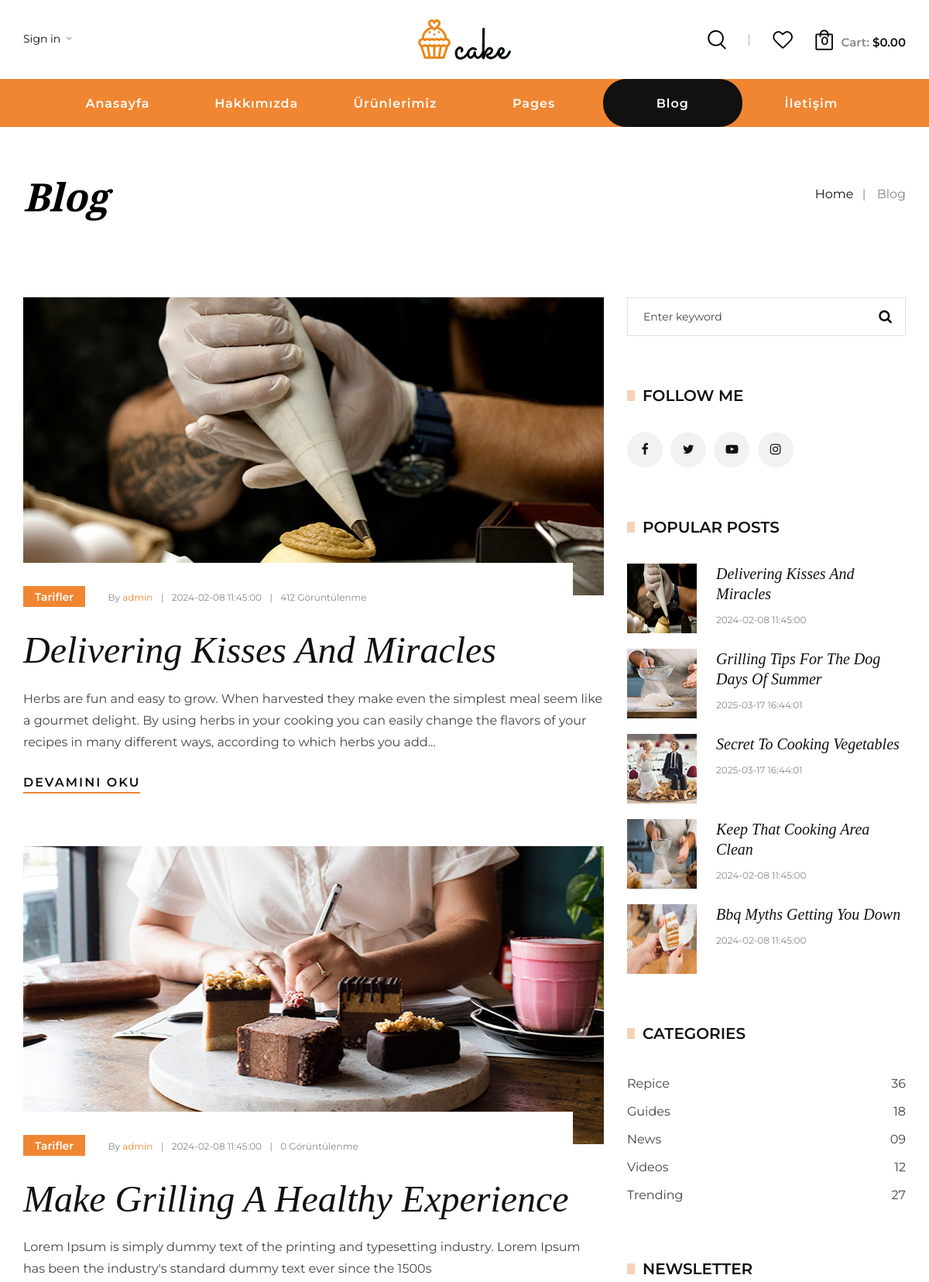
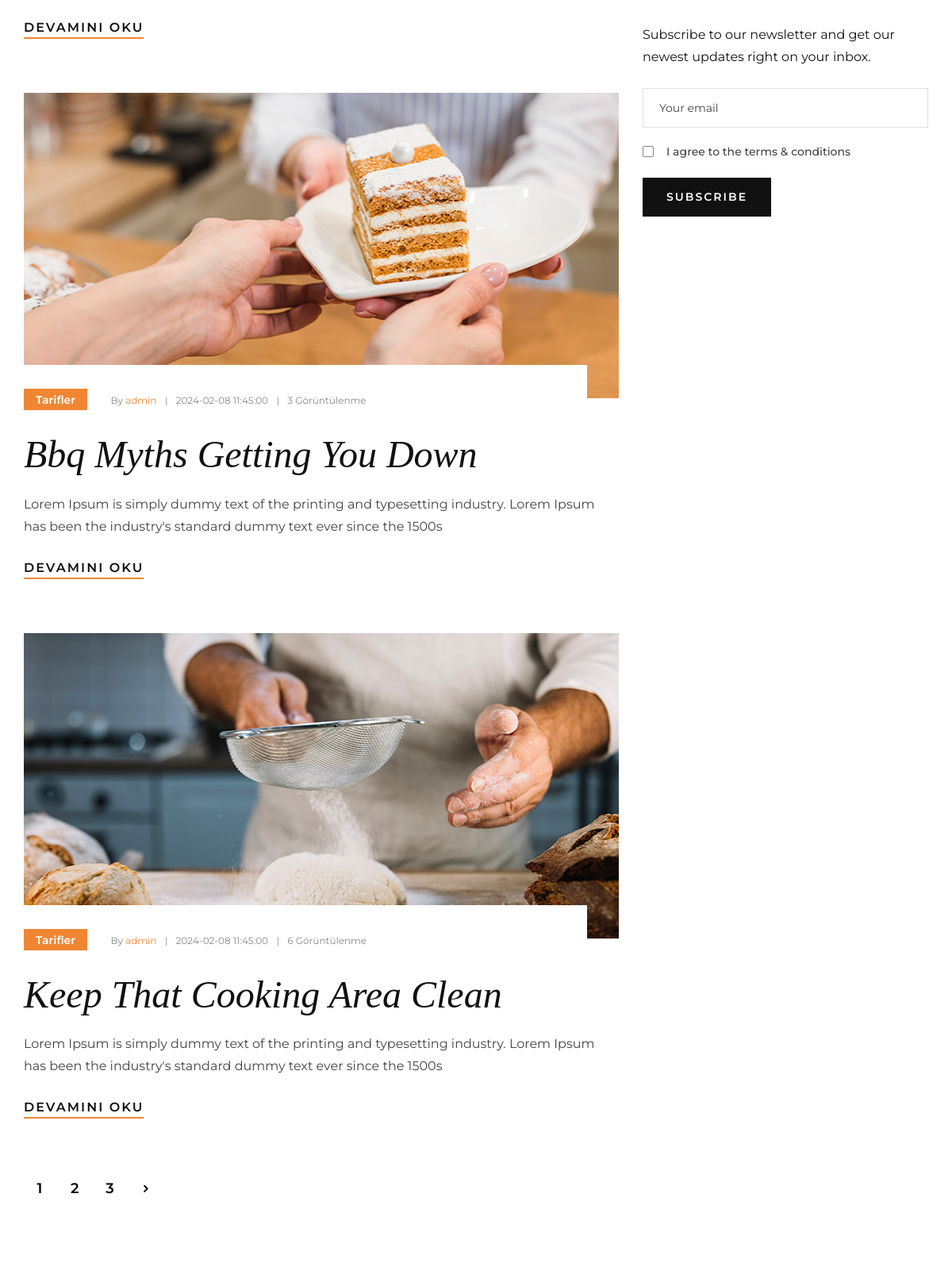
The app's page /index.php/pages/blog (upper part) with its own data (2 pictures, top to bottom).
### tables this page shows
CREATE TABLE `ayarlar` (
  `id` int(11) NOT NULL,
  `site_baslik` varchar(300) DEFAULT NULL,
  `site_url` varchar(300) DEFAULT NULL,
  `site_admin_url` varchar(300) DEFAULT NULL,
  `site_logo` varchar(300) DEFAULT NULL,
  `site_favicon` varchar(300) DEFAULT NULL,
  `site_footer` text DEFAULT NULL,
  `site_gecerli_smtp` int(11) DEFAULT NULL,
  `site_gecerli_pos` int(11) DEFAULT NULL,
  `site_gecerli_sms` int(11) DEFAULT NULL,
  `smsbildirim` tinyint(1) NOT NULL DEFAULT 1 COMMENT '1 aktif 2 pasif',
  `mailbildirim` tinyint(1) NOT NULL DEFAULT 1 COMMENT '1 aktif 2 pasif',
  `adresbaslik1` text DEFAULT NULL,
  `adresbaslik2` text DEFAULT NULL,
  `adresbaslik3` text DEFAULT NULL,
  `adresdetay1` text DEFAULT NULL,
  `adresdetay2` text DEFAULT NULL,
  `adresdetay3` text DEFAULT NULL,
  `tel1` varchar(300) DEFAULT NULL,
  `tel2` varchar(300) DEFAULT NULL,
  `tel3` varchar(300) DEFAULT NULL,
  `whatsapp` varchar(300) DEFAULT NULL,
  `mail` varchar(300) DEFAULT NULL,
  `sabitresim1` varchar(300) DEFAULT NULL,
  `sabitresim2` varchar(300) DEFAULT NULL,
  `kucukresim1` varchar(300) DEFAULT NULL,
  `kucukresim2` varchar(300) DEFAULT NULL,
  `kucukresim3` varchar(300) DEFAULT NULL,
  `kucukresim4` varchar(300) DEFAULT NULL,
  `kucukresim5` varchar(300) DEFAULT NULL,
  `kucukresim6` varchar(300) DEFAULT NULL,
  `footersabitresim` varchar(300) DEFAULT NULL,
  `footerlogo` varchar(300) DEFAULT NULL COMMENT 'footer-logo.png',
  `sabityazi1` text DEFAULT NULL,
  `sabityazi2` text DEFAULT NULL,
  `sabitbuton1` varchar(300) DEFAULT NULL,
  `sabitbuton2` varchar(300) DEFAULT NULL
);

CREATE TABLE `blog` (
  `blogid` int(11) NOT NULL,
  `blogbaslik` varchar(500) NOT NULL,
  `blogsef` varchar(500) NOT NULL,
  `blogkisa` text DEFAULT NULL,
  `blogicerik` longtext NOT NULL,
  `blogresim` varchar(300) DEFAULT NULL,
  `blogickapak` varchar(300) DEFAULT NULL,
  `blogdurum` tinyint(4) NOT NULL DEFAULT 1 COMMENT '1 aktif 2 pasif',
  `blogtarih` timestamp NOT NULL DEFAULT current_timestamp(),
  `blogekleyen` varchar(300) DEFAULT NULL,
  `bloggoruntulenme` int(11) NOT NULL DEFAULT 0
);

### application/controllers/Pages.php (called while the page is built, shortened)
<?php
class Pages extends CI_Controller{
    public function  blog(){
        $viewData = array(
            'setting' => $this->Common_model->get(['id'=>1], 'ayarlar'),
            'social' => $this->Common_model->getAll(['sosdurum'=>1], 'sosyalmedyalar'),
            'pages' => $this->Common_model->getAll(['sayfadurum'=>1], 'sayfalar'),
            'comments' => $this->Common_model->getLimitAll(['yorumdurum'=>1], 8, 0, 'yorumlar', 'yorumid', 'DESC' ),
            'popularblogs' => $this->Common_model->getLimitAll(['blogdurum'=>1], 5, 0, 'blog', 'bloggoruntulenme', 'DESC'),
            'blogs' => $this->Common_model->getLimitAll(['blogdurum'=>1], 4, 0, 'blog', 'blogid', 'ASC' ),
            'products' => $this->Common_model->getLimitAll(['urun_vitrin'=>1], 8, 0, 'urunler', 'urun_id', 'DESC' ),
        );
        $this->load->view('default/blog_view', $viewData);
    }
}
?>

### index.php (called while the page is built, shortened)
<?php
require_once BASEPATH.'core/CodeIgniter.php';

### application/models/Common_model.php (called while the page is built, shortened)
<?php
class Common_model extends CI_Model {
    public function get($where, $table) {
        return $this->db->where($where)->get($table)->row();
    }
    public function getAll($where, $table)
    {
        return $this->db->where($where)->get($table)->result();
    }
    public function getLimitAll($where, $limit="", $pkCount="", $table, $orderbycolumn="id", $orderby="asc", $select="*"){
        return $this
            ->db
            ->select($select)
            ->where($where)
            ->order_by($orderbycolumn, $orderby)
            ->limit($limit, $pkCount)
            ->get($table)
            ->result();
    }
}
?>

### application/views/default/blog_view.php (the view, shortened to what this page needs)
<?php $this->load->view('default/inc/header'); ?>
<body>
    <div class="breadcrumb-option">
        <div class="container">
            <div class="row">
                <div class="col-lg-6 col-md-6 col-sm-6">
                    <div class="breadcrumb__text">
                        <h2>Blog</h2>
                    </div>
                </div>
                <div class="col-lg-6 col-md-6 col-sm-6">
                    <div class="breadcrumb__links">
                        <a href="index.php">Home</a>
                        <span>Blog</span>
                    </div>
                </div>
            </div>
        </div>
    </div>
    <?php if($blogs){ ?>
    <section class="blog spad">
        <div class="container">
            <div class="row">
                <div class="col-lg-8">
                    <?php foreach ($blogs as $blog){ ?>
                    <div class="blog__item">
                        <div class="blog__item__pic set-bg" data-setbg="<?php echo base_url('default/uploads/img/blog/'.$blog->blogresim)?>">
                            <div class="blog__pic__inner">
                                <div class="label">Tarifler</div>
                                <ul>
                                    <li>By <span><?php echo $blog->blogekleyen ?></span></li>
                                    <li><?php echo $blog->blogtarih ?></li>
                                    <li><?php echo $blog->bloggoruntulenme ?> Görüntülenme</li>
                                </ul>
                            </div>
                        </div>
                        <div class="blog__item__text">
                            <h2><?php echo $blog->blogbaslik ?></h2>
                            <p><?php echo $blog->blogkisa ?></p>
                            <a href="<?php echo base_url($blog->blogsef); ?>">DEVAMINI OKU</a>
                        </div>
                    </div>
                <?php } ?>
                    <div class="shop__pagination">
                        <a href="#">1</a>
                        <a href="#">2</a>
                        <a href="#">3</a>
                        <a href="#"><span class="arrow_carrot-right"></span></a>
                    </div>
                </div>
                <div class="col-lg-4">
                    <div class="blog__sidebar">
                        <div class="blog__sidebar__search">
                            <form action="#">
                                <input type="text" placeholder="Enter keyword">
                                <button type="submit"><i class="fa fa-search"></i></button>
                            </form>
                        </div>
                        <div class="blog__sidebar__item">
                            <h5>Follow me</h5>
                            <div class="blog__sidebar__social">
                                <a href="#"><i class="fa fa-facebook"></i></a>
                                <a href="#"><i class="fa fa-twitter"></i></a>
                                <a href="#"><i class="fa fa-youtube-play"></i></a>
                                <a href="#"><i class="fa fa-instagram"></i></a>
                            </div>
                        </div>
                        <div class="blog__sidebar__item">
                            <h5>Popular posts</h5>
                            <div class="blog__sidebar__recent">
                                <?php foreach ($popularblogs as $popblogs){ ?>
                                <a href="#" class="blog__sidebar__recent__item">
                                    <div class="blog__sidebar__recent__item__pic">
                                        <img width="90" height="90" src="<?php echo base_url('default/uploads/img/blog/'.$popblogs->blogresim)?>" alt="<?php echo $popblogs->blogbaslik?>">
                                    </div>
                                    <div class="blog__sidebar__recent__item__text">
                                        <h4><?php echo $popblogs->blogbaslik ?></h4>
                                        <span><?php echo $popblogs->blogtarih?></span>
                                    </div>
                                </a>
                                <?php } ?>
                            </div>
                        </div>
                        <div class="blog__sidebar__item">
                            <h5>Categories</h5>
                            <div class="blog__sidebar__item__categories">
                                <ul>
                                    <li><a href="#">Repice <span>36</span></a></li>
                                    <li><a href="#">Guides <span>18</span></a></li>
                                    <li><a href="#">News <span>09</span></a></li>
                                    <li><a href="#">Videos <span>12</span></a></li>
                                    <li><a href="#">Trending <span>27</span></a></li>
                                </ul>
                            </div>
                        </div>
                        <div class="blog__sidebar__item">
                            <h5>NEWsLETTeR</h5>
                            <p>Subscribe to our newsletter and get our newest updates right on your inbox.</p>
                            <form action="#">
                                <input type="text" placeholder="Your email">
                                <label for="agg">
                                    I agree to the terms & conditions
                                    <span class="checkmark"></span>
                                </label>
                                <button type="submit" class="site-btn">Subscribe</button>
                            </form>
                        </div>
                    </div>
                </div>
            </div>
        </div>
    </section>
    <?php } ?>

### application/views/default/inc/header.php (shortened to what this page needs)
<!DOCTYPE html>
<html lang="zxx">
<head>
    <link rel="stylesheet" href="<?php echo base_url();?>default/assets/css/bootstrap.min.css" type="text/css">
    <link rel="stylesheet" href="<?php echo base_url();?>default/assets/css/flaticon.css" type="text/css">
    <link rel="stylesheet" href="<?php echo base_url();?>default/assets/css/barfiller.css" type="text/css">
    <link rel="stylesheet" href="<?php echo base_url();?>default/assets/css/magnific-popup.css" type="text/css">
    <link rel="stylesheet" href="<?php echo base_url();?>default/assets/css/font-awesome.min.css" type="text/css">
    <link rel="stylesheet" href="<?php echo base_url();?>default/assets/css/elegant-icons.css" type="text/css">
    <link rel="stylesheet" href="<?php echo base_url();?>default/assets/css/nice-select.css" type="text/css">
    <link rel="stylesheet" href="<?php echo base_url();?>default/assets/css/owl.carousel.min.css" type="text/css">
    <link rel="stylesheet" href="<?php echo base_url();?>default/assets/css/slicknav.min.css" type="text/css">
    <link rel="stylesheet" href="<?php echo base_url();?>default/assets/css/style.css" type="text/css">
</head>
<body>
<header class="header">
    <div class="header__top">
        <div class="container">
            <div class="row">
                <div class="col-lg-12">
                    <div class="header__top__inner">
                        <div class="header__top__left">
                            <ul>
                                <li><a href="#">Sign in</a> <span class="arrow_carrot-down"></span></li>
                            </ul>
                        </div>
                        <div class="header__logo">
                            <a href="<?php echo base_url(); ?>">
                                <img src="<?php echo base_url('default/uploads/img/'.$setting->site_logo); ?>" alt="<?php echo $setting->site_baslik; ?>">
                            </a>
                        </div>
                        <div class="header__top__right">
                            <div class="header__top__right__links">
                                <a href="#" class="search-switch"><img src="<?php echo base_url('default/uploads/img/icon/search.png'); ?>" alt=""></a>
                                <a href="#"><img src="<?php echo base_url('default/uploads/img/icon/heart.png'); ?>" alt=""></a>
                            </div>
                            <div class="header__top__right__cart"  >
                                <a href="shoping-cart.html"><img src="<?php echo base_url('default/uploads/img/icon/cart.png'); ?>" alt=""> <span>0</span></a>
                                <div class="cart__price">Cart: <span>$0.00</span></div>
                            </div>
                        </div>
                    </div>
                </div>
            </div>
        </div>
    </div>
    <div class="container">
        <div class="row">
            <div class="col-lg-12">
                <nav class="header__menu mobile-menu">
                    <ul>
                        <?php
                        $current_url = $_SERVER['REQUEST_URI'];
                        $base_path = parse_url(base_url(), PHP_URL_PATH);
                        $current_path = str_replace($base_path, '/', $current_url);
                        ?>
                        <li class="<?php if ($current_path == '/') echo 'active'; ?>"><a href="<?php echo base_url(); ?>">Anasayfa</a></li>
                        <li class="<?php if ($current_path == 'pages/about' || $current_path == '/about/') echo 'active'; ?>"><a href="<?php echo base_url('pages/about'); ?>">Hakkımızda</a></li>
                        <li class="<?php if (strpos($current_path, '/pages/shop') !== false) echo 'active'; ?>"><a href="<?php echo base_url('pages/shop'); ?>">Ürünlerimiz</a></li>
                        <li class="<?php if (strpos($current_path, '/blog_view.php') !== false || strpos($current_path, '/shoping-cart.php') !== false || strpos($current_path, '/checkout.php') !== false || strpos($current_path, '/wisslist.php') !== false || strpos($current_path, '/Class.html') !== false || strpos($current_path, '/blog_details_view.php') !== false) echo 'active'; ?>">
                            <a href="#">Pages</a>
                        </li>
                        <li class="<?php if (strpos($current_path, '/pages/blog') !== false) echo 'active'; ?>"><a href="<?php echo base_url('pages/blog'); ?>">Blog</a></li>
                        <li class="<?php if (strpos($current_path, '/pages/contact') !== false) echo 'active'; ?>"><a href="<?php echo base_url('pages/contact'); ?>">İletişim</a></li>
                    </ul>
                </nav>
            </div>
        </div>
    </div>
</header>

### records on screen
ayarlar: site_logo (picture)
blog: shows a picture, blogekleyen "admin", blogtarih "2024-02-08 11:45:00", bloggoruntulenme "412", blogbaslik "Delivering Kisses And Miracles", blogkisa "Herbs are fun and easy to grow. When harvested they make even the simplest meal seem like a gourmet delight. By using herbs in your cooking you can easily change the flavors of your recipes in many different ways, according to which herbs you add...", blogresim (picture)
blog: shows a picture, blogekleyen "admin", blogtarih "2024-02-08 11:45:00", bloggoruntulenme "0", blogbaslik "Make Grilling A Healthy Experience", blogkisa "Lorem Ipsum is simply dummy text of the printing and typesetting industry. Lorem Ipsum has been the industry's standard dummy text ever since the 1500s"
blog: shows a picture, blogekleyen "admin", blogtarih "2024-02-08 11:45:00", bloggoruntulenme "3", blogbaslik "Bbq Myths Getting You Down", blogkisa "Lorem Ipsum is simply dummy text of the printing and typesetting industry. Lorem Ipsum has been the industry's standard dummy text ever since the 1500s", blogresim (picture)
blog: shows a picture, blogekleyen "admin", blogtarih "2024-02-08 11:45:00", bloggoruntulenme "6", blogbaslik "Keep That Cooking Area Clean", blogkisa "Lorem Ipsum is simply dummy text of the printing and typesetting industry. Lorem Ipsum has been the industry's standard dummy text ever since the 1500s", blogresim (picture)
blog: blogresim (picture), blogbaslik "Grilling Tips For The Dog Days Of Summer", blogtarih "2025-03-17 16:44:01"
blog: blogresim (picture), blogbaslik "Secret To Cooking Vegetables", blogtarih "2025-03-17 16:44:01"
